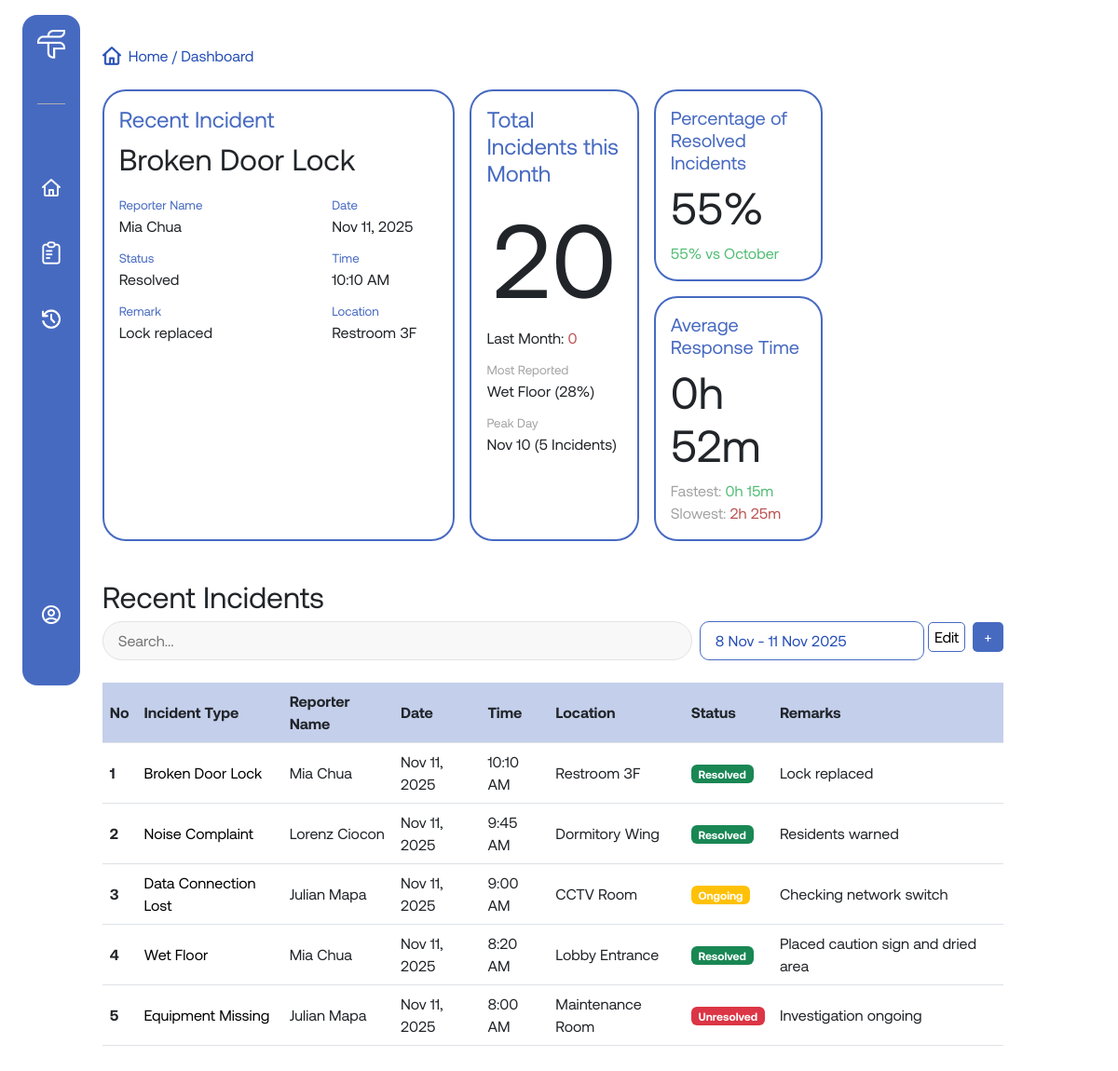
The page /pages/dashboard.php (signed in) on the database as committed earlier.
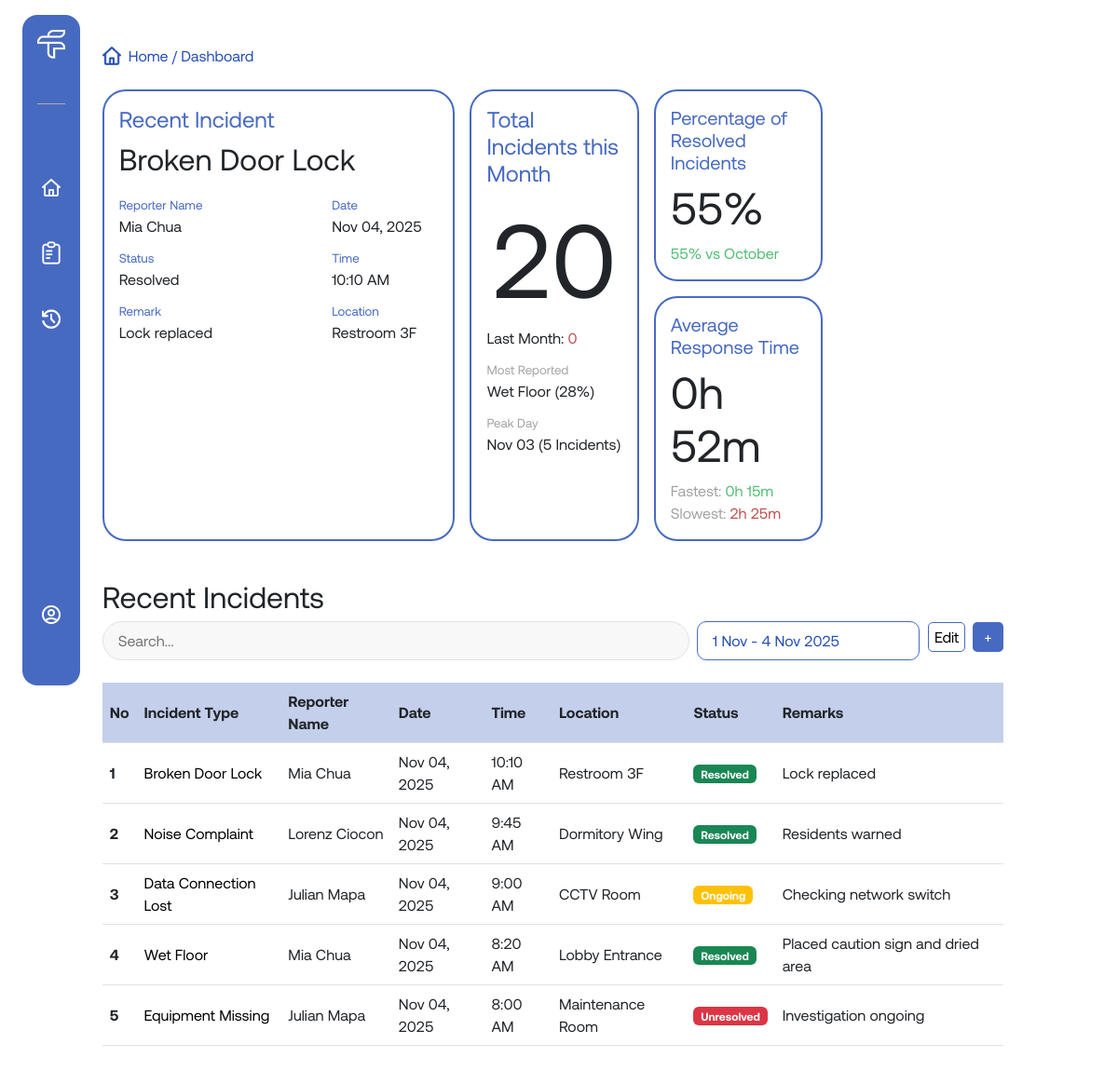
The same page on the database as committed later.
### tables this page shows
CREATE TABLE incidents (
  incident_id INT(10) AUTO_INCREMENT PRIMARY KEY,
  description VARCHAR(255) NOT NULL,
  location VARCHAR(255) NOT NULL,
  reported_by INT(10),
  role_assigned_to VARCHAR(255),
  status VARCHAR(255) DEFAULT 'Ongoing',
  remarks VARCHAR(255),
  date DATE,
  time TIME,
  FOREIGN KEY (reported_by) REFERENCES users(user_id) ON DELETE SET NULL
);

CREATE TABLE users (
  user_id INT(10) AUTO_INCREMENT PRIMARY KEY,
  name VARCHAR(255) NOT NULL,
  role VARCHAR(255) NOT NULL,
  username VARCHAR(255) UNIQUE NOT NULL,
  password VARCHAR(255) NOT NULL
);

### pages/dashboard.php (the view, shortened to what this page needs)
<?php
    include('../includes/db_connect.php');
    if(isset($_SESSION['user_id'])){
        $user_id = $_SESSION['user_id'] ;
        $sql = "SELECT role FROM users WHERE user_id = $user_id";
        $result = mysqli_query($conn, $sql);
        if($result && mysqli_num_rows($result) > 0){
            $row = mysqli_fetch_assoc($result);
            $user_role = htmlspecialchars($row['role']);
        }
        if ($user_role == 'Admin') {
            $sql = "SELECT incidents.incident_id, incidents.description, users.name AS reporter_name, incidents.location, incidents.date, incidents.time, incidents.status, incidents.remarks
                    FROM incidents
                    LEFT JOIN users ON incidents.reported_by = users.user_id
                    ORDER BY incidents.incident_id DESC
                    LIMIT 5" ;
            $table_header = 'Recent' ;
        }
        $result_incidents = mysqli_query($conn, $sql);
        if ($user_role == 'Admin') {
            $recent_sql = "
                SELECT incidents.description, incidents.location, incidents.date, incidents.time, incidents.status, incidents.remarks, users.name AS reporter_name
                FROM incidents
                LEFT JOIN users ON incidents.reported_by = users.user_id
                ORDER BY incidents.incident_id DESC
                LIMIT 1
            ";
        }
        $recent_result = mysqli_query($conn, $recent_sql);
        $recent_incident = null;
        if ($recent_result && mysqli_num_rows($recent_result) > 0) {
            $recent_incident = mysqli_fetch_assoc($recent_result);
        }
        if ($recent_incident) {
            $recent_description = htmlspecialchars($recent_incident['description']);
            $recent_reporter = htmlspecialchars($recent_incident['reporter_name']);
            $recent_status = htmlspecialchars($recent_incident['status']);
            $recent_remarks = htmlspecialchars($recent_incident['remarks']);
            $recent_date = date("M d, Y", strtotime($recent_incident['date']));
            $recent_time = date("g:i A", strtotime($recent_incident['time']));
            $recent_location = htmlspecialchars($recent_incident['location']);
        }
        $role_condition = ($user_role != 'Admin') ? "AND incidents.role_assigned_to = '$user_role'" : "";
        $peak_day_sql = "
            SELECT date, COUNT(*) AS incidents_count
            FROM incidents
            WHERE MONTH(date) = 11 AND YEAR(date) = YEAR(CURDATE()) $role_condition
            GROUP BY date
            ORDER BY incidents_count DESC
            LIMIT 1
        ";
        $peak_day_result = mysqli_query($conn, $peak_day_sql);
        $peak_day = ['date' => '-', 'count' => 0];
        if ($peak_day_result && mysqli_num_rows($peak_day_result) > 0) {
            $row = mysqli_fetch_assoc($peak_day_result);
            $peak_day = [
                'date' => date("M d", strtotime($row['date'])),
                'count' => (int)$row['incidents_count']
            ];
        }
        $oldest_date = '-';
        $newest_date = '-';
        $date_range_sql = "
            SELECT MIN(date) AS oldest, MAX(date) AS newest
            FROM incidents
            WHERE 1=1 $role_condition
        ";
        $date_result = mysqli_query($conn, $date_range_sql);
        if ($date_result && mysqli_num_rows($date_result) > 0) {
            $row = mysqli_fetch_assoc($date_result);
            if ($row['oldest'] && $row['newest']) {
                $oldest_date = date("j M", strtotime($row['oldest']));
                $newest_date = date("j M Y", strtotime($row['newest']));
            }
        }
        function getTotalIncidentsByMonth($conn, $month, $role_condition) {
            $sql = "
                SELECT COUNT(*) AS total_incidents
                FROM incidents
                WHERE MONTH(date) = $month AND YEAR(date) = YEAR(CURDATE()) $role_condition
            ";
            $result = mysqli_query($conn, $sql);
            if ($result && mysqli_num_rows($result) > 0) {
                $row = mysqli_fetch_assoc($result);
                return (int)$row['total_incidents'];
            }
            return 0;
        }
        $november_total   = getTotalIncidentsByMonth($conn, 11, $role_condition);
        $october_total = getTotalIncidentsByMonth($conn, 10, $role_condition);
        function getIncidentCount($conn, $statusCondition, $month, $role_condition) {
            $sql = "SELECT COUNT(*) AS count FROM incidents
                    WHERE $statusCondition AND MONTH(date) = $month $role_condition;";
            $result = mysqli_query($conn, $sql);
            if ($result && mysqli_num_rows($result) > 0) {
                $row = mysqli_fetch_assoc($result);
                return (int)$row['count'];
            }
            return 0;
        }
        $resolved_incidents_this_month   = getIncidentCount($conn, "status = 'Resolved'", 11, $role_condition);
        $resolved_incidents_last_month   = getIncidentCount($conn, "status = 'Resolved'", 10, $role_condition);
        $this_resolved_pct   = $november_total > 0 ? round(($resolved_incidents_this_month / $november_total) * 100, 0) : 0;
        $last_resolved_pct   = $october_total > 0 ? round(($resolved_incidents_last_month / $october_total) * 100, 0) : 0;
        $improvement_pct = round($this_resolved_pct - $last_resolved_pct, 0);
        $improvement_style = $improvement_pct < 0 ? "red-text" : "green-text";
        $sql_response_time = "
            SELECT
                AVG(TIMESTAMPDIFF(MINUTE, isu.old_timestamp, isu.updated_timestamp)) AS avg_minutes,
                MIN(TIMESTAMPDIFF(MINUTE, isu.old_timestamp, isu.updated_timestamp)) AS fastest_minutes,
                MAX(TIMESTAMPDIFF(MINUTE, isu.old_timestamp, isu.updated_timestamp)) AS slowest_minutes
            FROM incident_status_updates AS isu
            JOIN incidents ON isu.incident_id = incidents.incident_id
            WHERE isu.old_status IN ('Unresolved', 'Ongoing')
            AND isu.new_status = 'Resolved'
            $role_condition
        ";
        $response_time_result = mysqli_query($conn, $sql_response_time);
        $response_times = ['avg' => 0, 'fastest' => 0, 'slowest' => 0];
        if ($response_time_result && mysqli_num_rows($response_time_result) > 0) {
            $row = mysqli_fetch_assoc($response_time_result);
            $response_times['avg'] = (int)$row['avg_minutes'];
            $response_times['fastest'] = (int)$row['fastest_minutes'];
            $response_times['slowest'] = (int)$row['slowest_minutes'];
        }
        function format_minutes($minutes) {
            $h = floor($minutes / 60);
            $m = $minutes % 60;
            return "{$h}h {$m}m";
        }
        $avg_time = format_minutes($response_times['avg']);
        $fastest_time = format_minutes($response_times['fastest']);
        $slowest_time = format_minutes($response_times['slowest']);
    }
?>
<!DOCTYPE html>
<html lang="en">
<head>
    <link href="https://cdn.jsdelivr.net/npm/bootstrap@5.3.8/dist/css/bootstrap.min.css" rel="stylesheet">
    <link rel="stylesheet" href="../assets/css/style.css">
</head>
<body>
    <div class="layout d-md-flex w-md-100">
        <?php include('../includes/navbar.php') ?>
        <div class="main-content flex-md-fill p-md-3 pt-md-5">
            <div class="main-content-container w-90 mx-auto mx-md-0 w-md-100">
                <p class="page-info"> <img src="../assets/images/blue-home-icon.png" alt=""><span>Home  /  Dashboard</span></p>
                <div class="dashboard-cards my-4 d-md-grid gap-md-3">
                    <div class="recent-incident dash-card dash-card-left">
                        <h4>Recent Incident</h4>
                        <h2><?= $recent_description ?></h2>
                        <div class="recent-bot-card">
                            <div class="recent-left">
                                <p class="recent-labels">Reporter Name</p>
                                <p><?= $recent_reporter ?></p>
                                <p class="recent-labels">Status</p>
                                <p><?= $recent_status ?></p>
                                <p class="recent-labels">Remark</p>
                                <p><?= $recent_remarks ?></p>
                            </div>
                            <div class="recent-right">
                                <p class="recent-labels">Date</p>
                                <p><?= $recent_date ?></p>
                                <p class="recent-labels">Time</p>
                                <p><?= $recent_time ?></p>
                                <p class="recent-labels">Location</p>
                                <p><?= $recent_location ?></p>
                            </div>
                        </div>
                    </div>
                    <div class="dash-card-right">
                        <div class="total-incidents dash-card">
                            <h4>Total Incidents this Month</h4>
                            <h1 class="text-center"><?= $november_total ?></h1>
                            <p>Last Month: <span class="red-text"><?= $october_total ?></span></p>
                            <p class="total-labels">Most Reported</p>
                            <p>Wet Floor (28%)</p>
                            <p class="total-labels">Peak Day</p>
                            <p><?= $peak_day['date'] ?> (<?= $peak_day['count'] ?> Incidents)</p>
                        </div>
                        <div class="right-right-col">
                            <div class="percentage dash-card">
                                <h4>Percentage of Resolved Incidents</h4>
                                <h2><?= $this_resolved_pct ?>%</h2>
                                <p class="<?= $improvement_style?>"><?= $improvement_pct?>% vs October</p>
                            </div>
                            <div class="average-time dash-card">
                                <h4>Average Response Time</h4>
                                <h2><?= $avg_time?></h2>
                                <p>Fastest: <span class="green-text"><?= $fastest_time?></span></p>
                                <p>Slowest: <span class="red-text"><?= $slowest_time?></span></p>
                            </div>
                        </div>
                    </div>
                </div>
                <h2><?= $table_header?> Incidents</h2>
                <div class="table-search-group">
                    <div class="top-search">
                        <input type="text" placeholder="Search..." id="searchInput">
                        <div class="filter-date">
                            <p><?= $oldest_date ?> - <?= $newest_date ?></p>
                        </div>
                    </div>
                    <div class="bot-search">
                        <button class="edit-btn" id="toggleEditMode">Edit</button>
                        <a href="./add-incident.php">+</a>
                    </div>
                </div>
                <table class="incident-table">
                    <thead>
                    <tr class="header-row">
                        <th scope="col">No</th>
                        <th scope="col">Incident Type</th>
                        <th scope="col">Reporter Name</th>
                        <th scope="col">Date</th>
                        <th scope="col">Time</th>
                        <th scope="col">Location</th>
                        <th scope="col">Status</th>
                        <th scope="col">Remarks</th>
                        <th class="edit-col"></th>
                    </tr>
                    </thead>
                    <tbody>
                        <?php
                            if ($result_incidents && mysqli_num_rows($result_incidents) > 0) {
                                $count = 1;
                                while ($row = mysqli_fetch_array($result_incidents)) {
                                    $incidentId = htmlspecialchars($row['incident_id']);
                                    $description = htmlspecialchars($row['description']);
                                    $reporter = htmlspecialchars($row['reporter_name']);
                                    $location = htmlspecialchars($row['location']);
                                    $date = date("M d, Y", strtotime($row['date']));
                                    $time = date("g:i A", strtotime($row['time']));
                                    $status = htmlspecialchars($row['status']);
                                    $remarks = htmlspecialchars($row['remarks']);
                                    $badgeClass = '';
                                    if ($status == 'Resolved') $badgeClass = 'bg-success';
                                    elseif ($status == 'Ongoing') $badgeClass = 'bg-warning';
                                    else $badgeClass = 'bg-danger';
                                    echo "
                                    <tr data-id='{$incidentId}'>
                                        <th scope='row' data-label='No'>{$count}</th>
                                        <td data-label='Incident Type'>{$description}</td>
                                        <td data-label='Reporter Name'>{$reporter}</td>
                                        <td data-label='Date'>{$date}</td>
                                        <td data-label='Time'>{$time}</td>
                                        <td data-label='Location'>{$location}</td>
                                        <td data-label='Status'><span class='badge {$badgeClass}'>{$status}</span></td>
                                        <td data-label='Remarks'>{$remarks}</td>
                                        <td class='edit-cell'></td>
                                    </tr>
                                    ";
                                    $count++;
                                }
                            } else {
                                echo "
                                <tr>
                                    <td colspan='9' class='text-center'>No incidents found.</td>
                                </tr>";
                            }
                        ?>
                    </tbody>
                </table>
            </div>
        </div>
    </div>
</body>
<?php include('../includes/footer.php') ?>

### includes/navbar.php (shortened to what this page needs)
<?php
    include('../includes/db_connect.php') ;
    $user_name = 'Guest' ;
    if(isset($_SESSION['user_id'])){
        $user_id = $_SESSION['user_id'] ;
        $sql = "SELECT name FROM users WHERE user_id = $user_id";
        $result = mysqli_query($conn, $sql);
        if($result && mysqli_num_rows($result) > 0){
            $row = mysqli_fetch_assoc($result);
            $user_name = htmlspecialchars($row['name']);
        }
    }
?>
<div class="nav-bar collapsed d-none d-md-block py-md-3 overflow-hidden">
    <div class="main-container d-md-flex flex-md-column rounded-4 p-md-3">
        <div class="nav-header d-md-flex align-items-md-center justify-content-md-center pb-md-5">
            <img src="../assets/images/white-logo.png" alt="" class="nav-logo">
        </div>
        <nav>
            <ul>
                <li><a href="../pages/dashboard.php"><img src="../assets/images/home-icon.png" alt=""><span>Home</span></a></li>
                <li><a href="../pages/reports.php"><img src="../assets/images/reports-icon.png" alt=""><span>Reports</span></a></li>
                <li><a href="../pages/history.php"><img src="../assets/images/history-icon.png" alt=""><span>History</span></a></li>
            </ul>
            <ul class="bot-nav">
                <li><a href="../pages/account.php"><img src="../assets/images/accounts-icon.png" alt=""><span><?= $user_name ?></span></a></li>
            </ul>
        </nav>
    </div>
</div>

### includes/footer.php (shortened to what this page needs)
</html>

Rows that differ between the two databases and show on the page:
changed incidents "Broken Door Lock": date "Nov 11, 2025" → "Nov 04, 2025"
changed incidents "Noise Complaint": date "Nov 11, 2025" → "Nov 04, 2025"
changed incidents "Data Connection Lost": date "Nov 11, 2025" → "Nov 04, 2025"
changed incidents "Wet Floor": date "Nov 11, 2025" → "Nov 04, 2025"
changed incidents "Equipment Missing": date "Nov 11, 2025" → "Nov 04, 2025"
Other text that changed with them:
$peak_day['date']: "Nov 10" → "Nov 03"
$oldest_date: "8 Nov" → "1 Nov"
$newest_date: "11 Nov 2025" → "4 Nov 2025"
